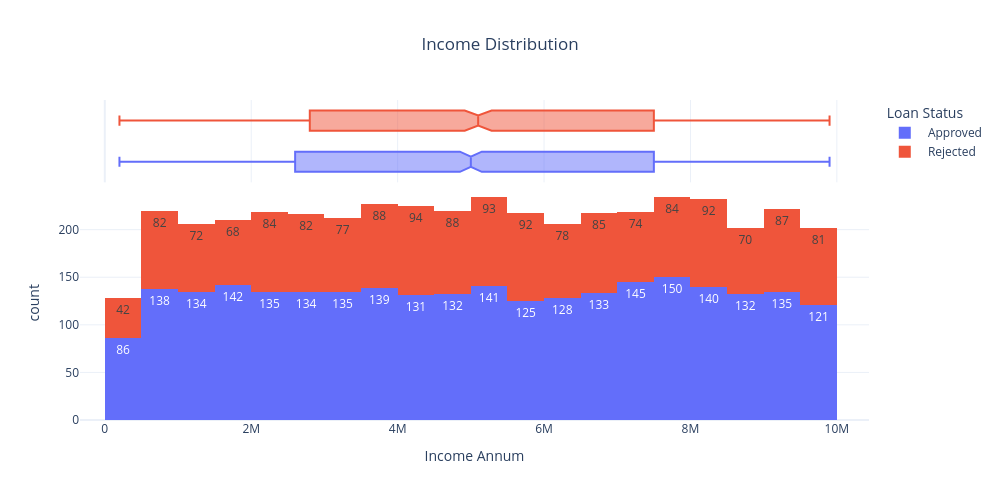

Write notebook code for a chart like this one.
### Markdown cell above
#### HISTOGRAM GRAPHS

### Code cell
fig = px.histogram(df, x="income_annum", color="loan_status", text_auto=True,marginal="box", nbins=20, title="Income Distribution")
fig.update_layout(title_x=0.5,template="plotly_white",width=1000, height=500,xaxis_title="Income Annum",legend_title="Loan Status")
fig.show()

### Figure 1 — Plotly figure (JSON) as saved in the notebook; plotly's stock layout.template omitted (floating-point values rounded to 4 significant figures; data arrays with more than 128 entries replaced by an {"elided": "..."} marker saying what was removed)
{"data": [{"bingroup": "x", "hovertemplate": "loan_status= Approved<br>income_annum=%{x}<br>count=%{y}<extra></extra>", "legendgroup": " Approved", "marker": {"color": "#636efa", "pattern": {"shape": ""}}, "name": " Approved", "nbinsx": 20, "orientation": "v", "showlegend": true, "texttemplate": "%{value}", "type": "histogram", "x": {"elided": "2656 int values"}, "xaxis": "x", "yaxis": "y"}, {"hovertemplate": "loan_status= Approved<br>income_annum=%{x}<extra></extra>", "legendgroup": " Approved", "marker": {"color": "#636efa"}, "name": " Approved", "notched": true, "showlegend": false, "type": "box", "x": {"elided": "2656 int values"}, "xaxis": "x2", "yaxis": "y2"}, {"bingroup": "x", "hovertemplate": "loan_status= Rejected<br>income_annum=%{x}<br>count=%{y}<extra></extra>", "legendgroup": " Rejected", "marker": {"color": "#EF553B", "pattern": {"shape": ""}}, "name": " Rejected", "nbinsx": 20, "orientation": "v", "showlegend": true, "texttemplate": "%{value}", "type": "histogram", "x": {"elided": "1613 int values"}, "xaxis": "x", "yaxis": "y"}, {"hovertemplate": "loan_status= Rejected<br>income_annum=%{x}<extra></extra>", "legendgroup": " Rejected", "marker": {"color": "#EF553B"}, "name": " Rejected", "notched": true, "showlegend": false, "type": "box", "x": {"elided": "1613 int values"}, "xaxis": "x2", "yaxis": "y2"}], "layout": {"barmode": "relative", "height": 500, "legend": {"title": {"text": "Loan Status"}, "tracegroupgap": 0}, "title": {"text": "Income Distribution", "x": 0.5}, "width": 1000, "xaxis": {"anchor": "y", "domain": [0, 1], "title": {"text": "Income Annum"}}, "xaxis2": {"anchor": "y2", "domain": [0, 1], "matches": "x", "showgrid": true, "showticklabels": false}, "yaxis": {"anchor": "x", "domain": [0, 0.7326], "title": {"text": "count"}}, "yaxis2": {"anchor": "x2", "domain": [0.7426, 1], "matches": "y2", "showgrid": false, "showline": false, "showticklabels": false, "ticks": ""}}}
